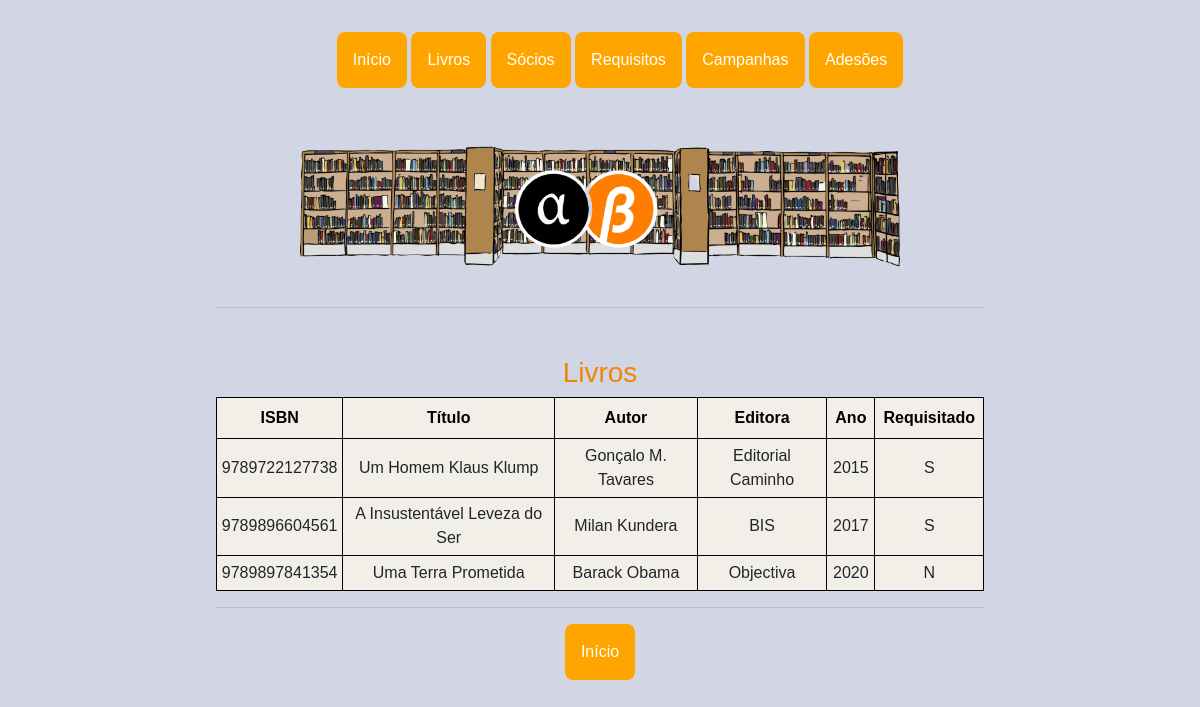
The page /ver_livros on the database as committed earlier.
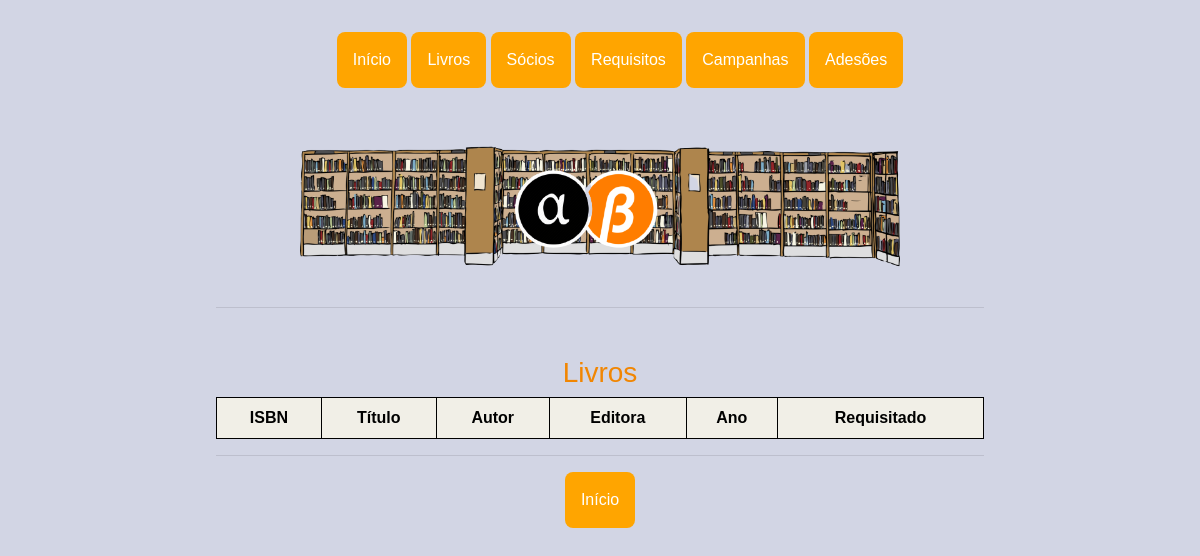
The same page on the database as committed later.
### app.py (models this page shows)
class Livro(db.Model):
    __tablename__ = 'livro'
    ISBN = db.Column(db.Integer, primary_key=True)
    titulo = db.Column(db.String(150))
    autor = db.Column(db.String(70))
    editora = db.Column(db.String(70))
    ano = db.Column(db.Integer)
    requisitado = db.Column(db.String(1), default='N')

### app.py (the view)
@app.route('/ver_livros', methods=['GET'])
def ver_livros():
    livros = Livro.query.all()
    return render_template('ver_livros.html', livros=livros)

### templates/ver_livros.html
{% extends "base.html"%} {%block title %}Livros - Biblioteca{%endblock%} {%block pic %}<img class="bgpic"
    src="{{ url_for('static', filename = 'imgs/bb.png') }}" alt="logo" />{%endblock%} {%block content%}
<h3>Livros</h3>
<table style="width:100%" class="pure-table pure-table-horizontal">
    <tr>
        <th>ISBN</th>
        <th>Título </th>
        <th>Autor</th>
        <th>Editora</th>
        <th>Ano</th>
        <th>Requisitado</th>
    </tr>
    {% for livro in livros %}
    <tr>
        <td>{{livro.ISBN}}</td>
        <td>{{livro.titulo}}</td>
        <td>{{livro.autor}}</td>
        <td>{{livro.editora}}</td>
        <td>{{livro.ano}}</td>
        <td>{{livro.requisitado}}</td>
        {% endfor %}
</table>
<hr />
<div class="dropdown">
    <li><a href="/"><button class="dropbtn botoes ">Início</button></a>
    </li>
</div>
{%endblock%}

Rows that differ between the two databases and show on the page:
removed Livro: ISBN "9789722127738", titulo "Um Homem Klaus Klump", autor "Gonçalo M. Tavares", editora "Editorial Caminho", ano "2015", requisitado "S"
removed Livro: ISBN "9789896604561", titulo "A Insustentável Leveza do Ser", autor "Milan Kundera", editora "BIS", ano "2017", requisitado "S"
removed Livro: ISBN "9789897841354", titulo "Uma Terra Prometida", autor "Barack Obama", editora "Objectiva", ano "2020", requisitado "N"
